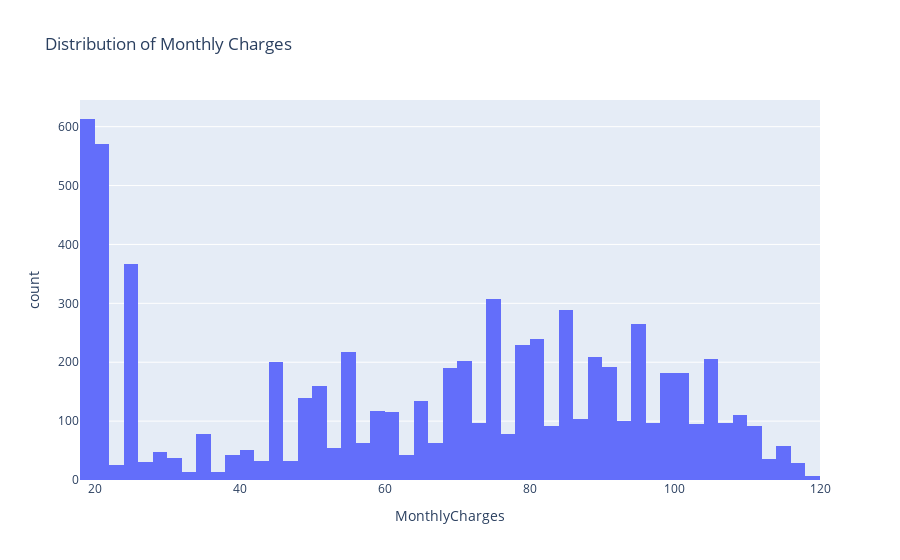

Here is the notebook cell this chart was saved with:
### Markdown cell above
### Monthly Charges distribution

### Code cell
plt.figure(figsize = (8, 5))
fig = px.histogram(data, x='MonthlyCharges', nbins=100, title='Distribution of Monthly Charges')
fig.show()

### Figure 1 — Plotly figure (JSON) as saved in the notebook; plotly's stock layout.template omitted (floating-point values rounded to 4 significant figures; data arrays with more than 128 entries replaced by an {"elided": "..."} marker saying what was removed)
{"data": [{"alignmentgroup": "True", "bingroup": "x", "hovertemplate": "MonthlyCharges=%{x}<br>count=%{y}<extra></extra>", "legendgroup": "", "marker": {"color": "#636efa", "pattern": {"shape": ""}}, "name": "", "nbinsx": 100, "offsetgroup": "", "orientation": "v", "showlegend": false, "type": "histogram", "x": {"elided": "7043 float values"}, "xaxis": "x", "yaxis": "y"}], "layout": {"barmode": "relative", "legend": {"tracegroupgap": 0}, "title": {"text": "Distribution of Monthly Charges"}, "xaxis": {"anchor": "y", "domain": [0, 1], "title": {"text": "MonthlyCharges"}}, "yaxis": {"anchor": "x", "domain": [0, 1], "title": {"text": "count"}}}}
